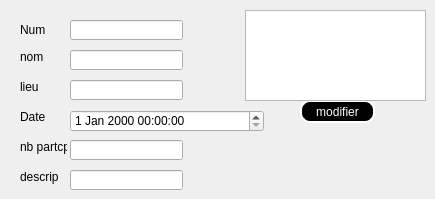
        <widget class="QWidget" name="tab">
         <attribute name="title">
          <string>modifier</string>
         </attribute>
         <widget class="QLabel" name="label_42">
          <property name="geometry">
           <rect>
            <x>20</x>
            <y>20</y>
            <width>47</width>
            <height>20</height>
           </rect>
          </property>
          <property name="styleSheet">
           <string notr="true">font: 75 8pt &quot;Adobe Caslon Pro Bold&quot;;</string>
          </property>
          <property name="text">
           <string>Num</string>
          </property>
         </widget>
         <widget class="QLabel" name="label_43">
          <property name="geometry">
           <rect>
            <x>20</x>
            <y>50</y>
            <width>47</width>
            <height>14</height>
           </rect>
          </property>
          <property name="styleSheet">
           <string notr="true">font: 75 8pt &quot;Adobe Caslon Pro Bold&quot;;
</string>
          </property>
          <property name="text">
           <string>nom </string>
          </property>
         </widget>
         <widget class="QLabel" name="label_44">
          <property name="geometry">
           <rect>
            <x>20</x>
            <y>80</y>
            <width>47</width>
            <height>14</height>
           </rect>
          </property>
          <property name="styleSheet">
           <string notr="true">font: 75 8pt &quot;Adobe Caslon Pro Bold&quot;;</string>
          </property>
          <property name="text">
           <string>lieu</string>
          </property>
         </widget>
         <widget class="QLabel" name="label_45">
          <property name="geometry">
           <rect>
            <x>20</x>
            <y>110</y>
            <width>47</width>
            <height>14</height>
           </rect>
          </property>
          <property name="styleSheet">
           <string notr="true">font: 75 8pt &quot;Adobe Caslon Pro Bold&quot;;</string>
          </property>
          <property name="text">
           <string>Date</string>
          </property>
         </widget>
         <widget class="QLabel" name="label_46">
          <property name="geometry">
           <rect>
            <x>20</x>
            <y>140</y>
            <width>47</width>
            <height>14</height>
           </rect>
          </property>
          <property name="styleSheet">
           <string notr="true">font: 75 8pt &quot;Adobe Caslon Pro Bold&quot;;
</string>
          </property>
          <property name="text">
           <string>nb partcp</string>
          </property>
         </widget>
         <widget class="QLabel" name="label_47">
          <property name="geometry">
           <rect>
            <x>20</x>
            <y>170</y>
            <width>47</width>
            <height>14</height>
           </rect>
          </property>
          <property name="styleSheet">
           <string notr="true">font: 75 8pt &quot;Adobe Caslon Pro Bold&quot;;</string>
          </property>
          <property name="text">
           <string>descrip</string>
          </property>
         </widget>
         <widget class="QLineEdit" name="num_mod">
          <property name="geometry">
           <rect>
            <x>70</x>
            <y>20</y>
            <width>113</width>
            <height>20</height>
           </rect>
          </property>
         </widget>
         <widget class="QLineEdit" name="nom_mod">
          <property name="geometry">
           <rect>
            <x>70</x>
            <y>50</y>
            <width>113</width>
            <height>20</height>
           </rect>
          </property>
         </widget>
         <widget class="QLineEdit" name="lieu_mod">
          <property name="geometry">
           <rect>
            <x>70</x>
            <y>80</y>
            <width>113</width>
            <height>20</height>
           </rect>
          </property>
         </widget>
         <widget class="QLineEdit" name="nb_mod">
          <property name="geometry">
           <rect>
            <x>70</x>
            <y>140</y>
            <width>113</width>
            <height>20</height>
           </rect>
          </property>
         </widget>
         <widget class="QLineEdit" name="descp_mod">
          <property name="geometry">
           <rect>
            <x>70</x>
            <y>170</y>
            <width>113</width>
            <height>20</height>
           </rect>
          </property>
         </widget>
         <widget class="QPushButton" name="modifier">
          <property name="geometry">
           <rect>
            <x>300</x>
            <y>100</y>
            <width>75</width>
            <height>23</height>
           </rect>
          </property>
          <property name="styleSheet">
           <string notr="true">background-color:black;
color:white;
border-style:outset;
border-width:2px;
border-radius:10px;
border-color:white;</string>
          </property>
          <property name="text">
           <string>modifier</string>
          </property>
         </widget>
         <widget class="QTableView" name="tableView">
          <property name="geometry">
           <rect>
            <x>245</x>
            <y>10</y>
            <width>181</width>
            <height>91</height>
           </rect>
          </property>
         </widget>
         <widget class="QDateTimeEdit" name="date_mod">
          <property name="geometry">
           <rect>
            <x>70</x>
            <y>110</y>
            <width>194</width>
            <height>22</height>
           </rect>
          </property>
         </widget>
        </widget>
